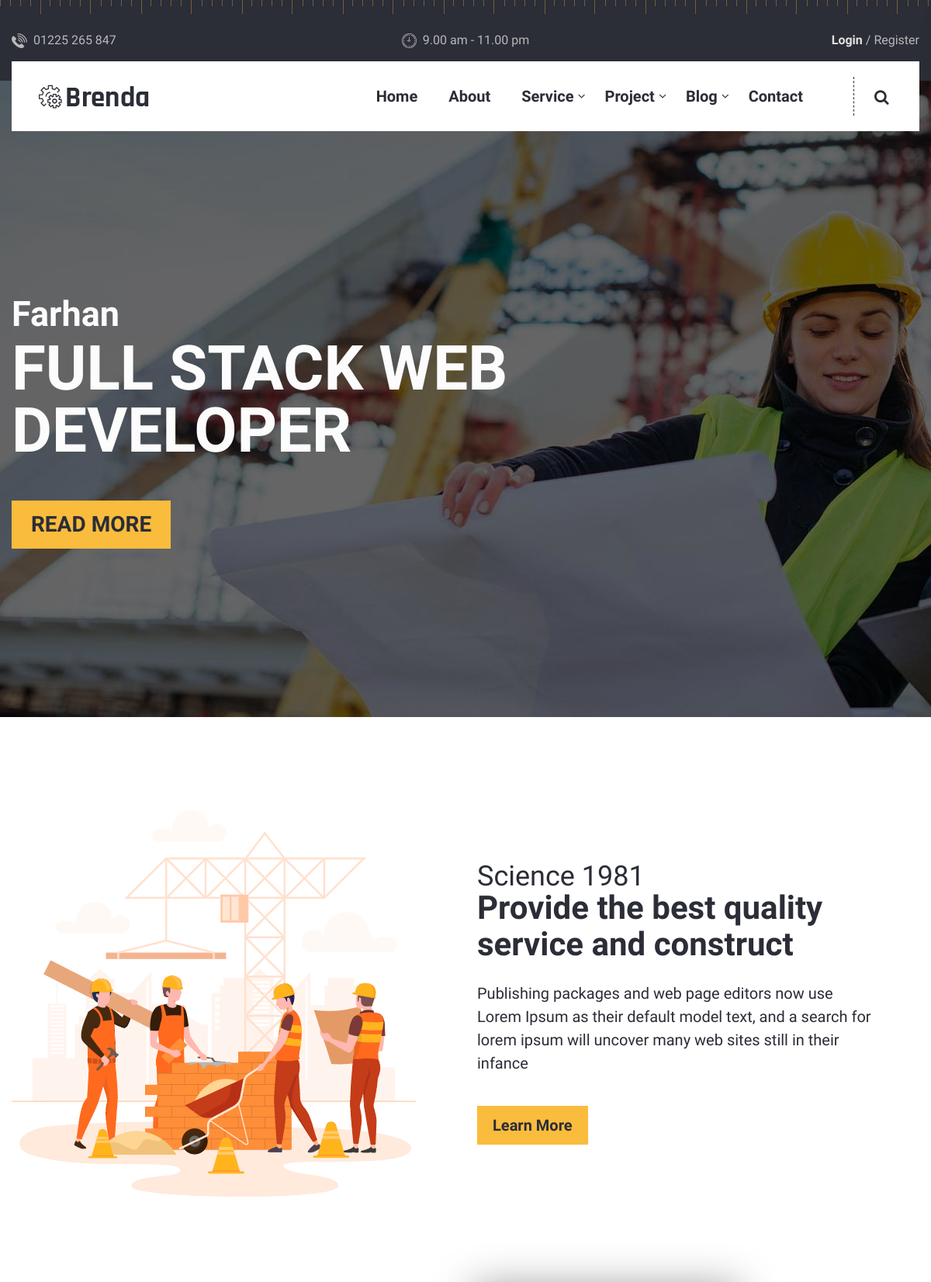
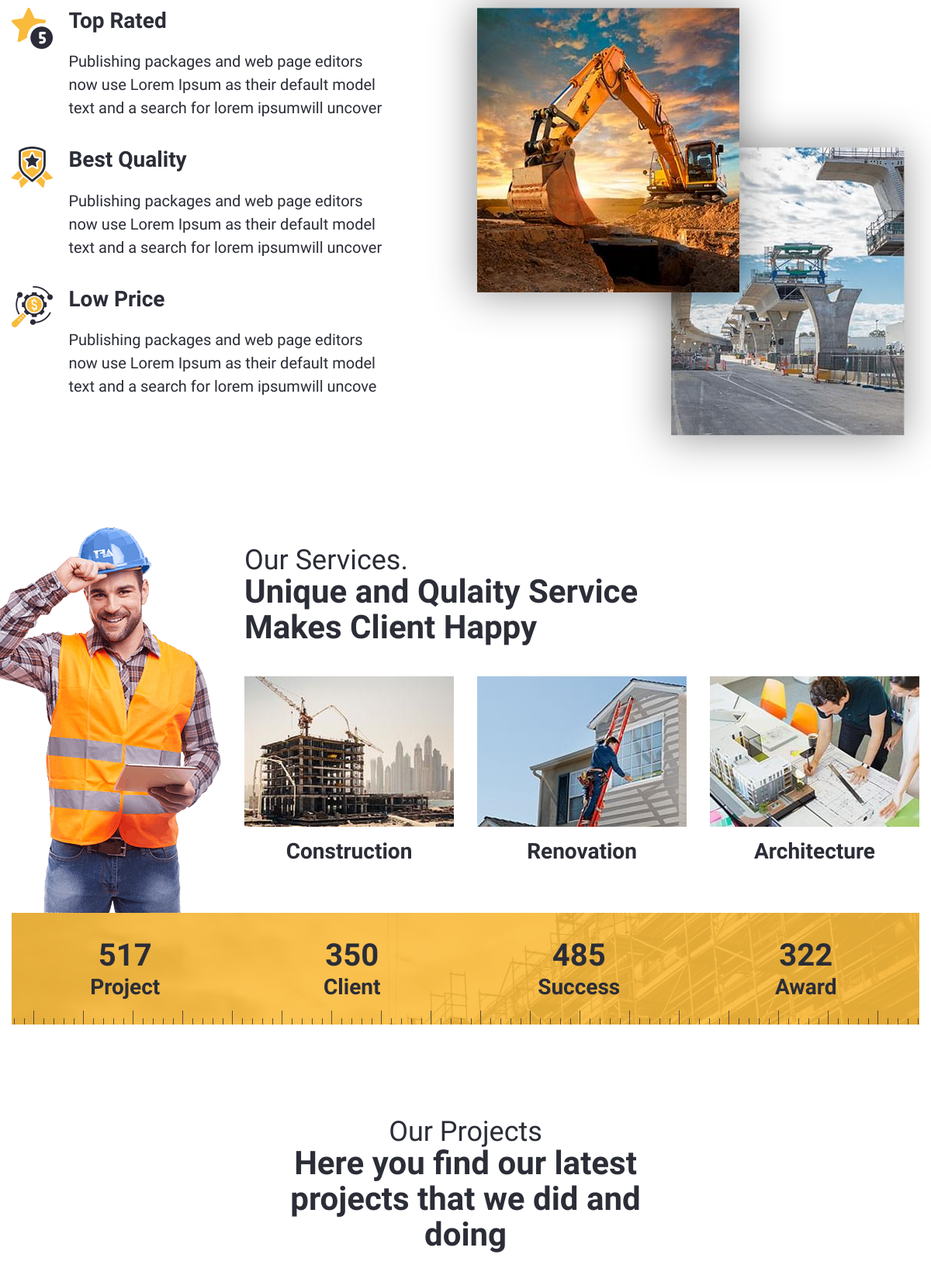
The page / (upper part) on the database its author committed (2 pictures, top to bottom).
### tables this page shows
CREATE TABLE `banner` (
  `ban_id` int(11) NOT NULL,
  `ban_title` varchar(200) NOT NULL,
  `ban_subtitle` varchar(250) NOT NULL,
  `ban_btnurl` varchar(200) NOT NULL,
  `ban_btntext` varchar(250) NOT NULL,
  `ban_img` varchar(100) NOT NULL
);

CREATE TABLE `about` (
  `about_id` int(11) NOT NULL,
  `about_title` varchar(100) NOT NULL,
  `about_subtitle` varchar(200) NOT NULL,
  `about_details` text NOT NULL,
  `about_button` varchar(100) NOT NULL,
  `about_button_link` varchar(50) NOT NULL
);

CREATE TABLE `about_feature` (
  `feat_id` int(11) NOT NULL,
  `feat_title` varchar(100) NOT NULL,
  `feat_details` text NOT NULL,
  `feat_img` varchar(60) NOT NULL
);

CREATE TABLE `service` (
  `ser_id` int(11) NOT NULL,
  `ser_title` varchar(100) NOT NULL,
  `ser_subtitle` varchar(200) NOT NULL
);

CREATE TABLE `service_details` (
  `serd_id` int(11) NOT NULL,
  `serd_name` varchar(100) NOT NULL,
  `serd_details` text NOT NULL,
  `serd_img` varchar(50) NOT NULL
);

CREATE TABLE `count_down` (
  `count_id` int(11) NOT NULL,
  `count_1st_name` varchar(10) NOT NULL,
  `count_2nd_name` varchar(10) NOT NULL,
  `count_3rd_name` varchar(10) NOT NULL,
  `count_4th_name` varchar(10) NOT NULL,
  `count_1st_value` varchar(20) NOT NULL,
  `count_2nd_value` varchar(20) NOT NULL,
  `count_3rd_value` varchar(20) NOT NULL,
  `count_4th_value` varchar(20) NOT NULL
);

CREATE TABLE `project_header` (
  `pro_id` int(11) NOT NULL,
  `pro_title` varchar(50) NOT NULL,
  `pro_subtitle` varchar(200) NOT NULL
);

### index.php (the view, shortened to what this page needs)
<?php
require_once("functions/function.php");
 ?>
    <div class="hero-slider-area space__bottom--r120">
        <div class="hero-slick-slider-wrapper">
          <?php
          $bsel="SELECT * FROM banner ORDER BY ban_id DESC LIMIT 0,2";
          $bQ=mysqli_query($conn,$bsel);
          while($banner=mysqli_fetch_assoc($bQ)){
           ?>
            <div class="single-hero-slider single-hero-slider--background single-hero-slider--overlay position-relative bg-img" data-bg="dashboard/uploads/<?=$banner['ban_img']?>">
                <div class="container">
                    <div class="row">
                        <div class="col-lg-12">
                            <div class="hero-slider-content hero-slider-content--extra-space">
                                <h3 class="hero-slider-content__subtitle"><?=$banner['ban_title']?></h3>
                                <h2 class="hero-slider-content__title space__bottom--50"><?=$banner['ban_subtitle']?></h2>
                                <a href="<?=$banner['ban_btnurl']?>" class="default-btn default-btn--hero-slider"><?=$banner['ban_btntext']?></a>
                            </div>
                        </div>
                    </div>
                </div>
            </div>
          <?php } ?>
        </div>
    </div>
    <div class="about-area space__bottom--r120 ">
      <?php
      $sela="SELECT * FROM about ORDER BY about_id ASC";
      $Qa=mysqli_query($conn,$sela);
      $about=mysqli_fetch_assoc($Qa);
       ?>
        <div class="container">
            <div class="row align-items-center row-25">
                <div class="col-md-6">
                    <div class="about-image space__bottom__lm--30">
                        <img src="assets/img/about/about-section-1.png" class="img-fluid" alt="">
                    </div>
                </div>
                <div class="col-md-6">
                    <div class="about-content">
                        <div class="section-title space__bottom--25">
                            <h3 class="section-title__sub"><?= $about['about_title'] ?></h3>
                            <h2 class="section-title__title"><?= $about['about_subtitle'] ?></h2>
                        </div>
                        <p class="about-content__text space__bottom--40"><?= $about['about_details'] ?></p>
                        <a href="<?= $about['about_button_link']?>" class="default-btn"><?= $about['about_button'] ?></a>
                    </div>
                </div>
            </div>
        </div>
    </div>
    <div class="feature-area space__bottom--r120">
        <div class="container">
            <div class="row">
                <div class="col-lg-6 order-2 order-lg-1">
                    <div class="feature-content-wrapper space__bottom--m35">
                      <?php
                      $self="SELECT * FROM about_feature ORDER BY feat_id ASC LIMIT 0,3";
                      $Qf=mysqli_query($conn,$self);
                      while($feat=mysqli_fetch_assoc($Qf)){
                       ?>
                        <div class="single-feature space__bottom--35">
                            <div class="single-feature__icon">
                                <img src="dashboard/uploads/<?=$feat['feat_img']?>" class="img-fluid" alt="">
                            </div>
                            <div class="single-feature__content">
                                <h4 class="single-feature__title"><?= $feat['feat_title'] ?></h4>
                                <p class="single-feature__text"><?= substr($feat['feat_details'],0,200) ?></p>
                            </div>
                        </div>
                      <?php } ?>
                    </div>
                </div>
                <div class="col-lg-6 space__bottom__md--40 space__bottom__lm--40 order-1 order-lg-2">
                    <div class="feature-content-image">
                        <img src="assets/img/feature/feature-banner-1.jpg" class="img-fluid" alt="">
                        <img src="assets/img/feature/feature-banner-2.jpg" class="img-fluid" alt="">
                    </div>
                </div>
            </div>
        </div>
    </div>
    <div class="service-area">
        <div class="container">
            <div class="row">
                <div class="col-xl-3 col-lg-5">
                    <div class="service-banner space__bottom__md--40 space__bottom__lm--40">
                        <img src="assets/img/service/service-man.png" class="float-none float-lg-right" alt="">
                    </div>
                </div>
                <div class="col-xl-9 col-lg-7 mt-0 mt-lg-4">
                    <?php
                    $selser="SELECT * FROM service ORDER BY ser_id";
                    $Qser=mysqli_query($conn,$selser);
                    $dataser=mysqli_fetch_assoc($Qser);
                     ?>
                    <div class="section-title space__bottom--40">
                        <h3 class="section-title__sub"><?=$dataser['ser_title']?></h3>
                        <h2 class="section-title__title"><?=$dataser['ser_subtitle']?></h2>
                    </div>
                    <div class="row service-slider-wrapper space__bottom__md--40 space__bottom__lm--40">
                      <?php
                      $selsd="SELECT * FROM service_details ORDER BY serd_id ASC";
                      $Qsd=mysqli_query($conn,$selsd);
                      while($datasd=mysqli_fetch_assoc($Qsd)){
                       ?>
                        <div class="col single-service text-center">
                            <div class="single-service__image space__bottom--15">
                                <a href="service.php"><img src="dashboard/uploads/<?=$datasd['serd_img']?>" class="img-fluid" alt=""></a>
                            </div>
                            <h4 class="single-service__content">
                                <a href="service.php"><?=$datasd['serd_name'] ?></a>
                            </h4>
                        </div>
                      <?php } ?>
                    </div>
                </div>
            </div>
        </div>
    </div>
    <div class="fun-fact-area space__bottom--r120">
        <div class="container">
            <div class="row">
                <div class="col-lg-12">
                    <div class="fun-fact-wrapper fun-fact-wrapper-bg bg-img" data-bg="assets/img/backgrounds/funfact-bg.jpg">
                        <div class="fun-fact-inner background-color--default-overlay background-repeat--x-bottom space__inner--y30 bg-img" data-bg="assets/img/icons/ruler-black.png">
                            <div class="fun-fact-content-wrapper">
                              <?php
                              $sel_cd="SELECT * FROM count_down ORDER BY count_id DESC";
                              $Q_cd=mysqli_query($conn,$sel_cd);
                              $count=mysqli_fetch_assoc($Q_cd);
                               ?>
                                <div class="single-fun-fact">
                                    <h3 class="single-fun-fact__number counter"><?=$count['count_1st_value']?></h3>
                                    <h4 class="single-fun-fact__text"><?=$count['count_1st_name']?></h4>
                                </div>
                                <div class="single-fun-fact">
                                    <h3 class="single-fun-fact__number counter"><?=$count['count_2nd_value']?></h3>
                                    <h4 class="single-fun-fact__text"><?=$count['count_2nd_name']?></h4>
                                </div>
                                <div class="single-fun-fact">
                                    <h3 class="single-fun-fact__number counter"><?=$count['count_3rd_value']?></h3>
                                    <h4 class="single-fun-fact__text"><?=$count['count_3rd_name']?></h4>
                                </div>
                                <div class="single-fun-fact">
                                    <h3 class="single-fun-fact__number counter"><?=$count['count_4th_value']?></h3>
                                    <h4 class="single-fun-fact__text"><?=$count['count_4th_name']?></h4>
                                </div>
                            </div>
                        </div>
                    </div>
                </div>
            </div>
        </div>
    </div>
    <div class="project-area space__bottom--r120">
        <div class="container">
            <div class="row">
                <div class="col-lg-12">
                    <div class="section-title text-center  space__bottom--40 mx-auto">
                      <?php
                      $sel_ph="SELECT * FROM project_header ORDER BY pro_id ASC";
                      $Q_ph=mysqli_query($conn,$sel_ph);
                      $pro_hdr=mysqli_fetch_assoc($Q_ph);
                       ?>
                        <h3 class="section-title__sub"><?=$pro_hdr['pro_title']?></h3>
                        <h2 class="section-title__title"><?=$pro_hdr['pro_subtitle']?></h2>
                    </div>
                </div>
            </div>
        </div>
    </div>

### rows shown on the page
banner: ban_title "Farhan", ban_subtitle "FULL STACK WEB DEVELOPER", ban_btntext "READ MORE"
about: about_title "Science 1981", about_subtitle "Provide the best quality service and construct", about_details "Publishing packages and web page editors now use Lorem Ipsum as their default model text, and a search for lorem ipsum will uncover many web sites still in their infance", about_button "Learn More"
about_feature: feat_img (picture), feat_title "Top Rated", feat_details "Publishing packages and web page editors now use Lorem Ipsum as their default model text and a search for lorem ipsumwill uncover"
about_feature: feat_img (picture), feat_title "Best Quality", feat_details "Publishing packages and web page editors now use Lorem Ipsum as their default model text and a search for lorem ipsumwill uncover"
about_feature: feat_img (picture), feat_title "Low Price", feat_details "Publishing packages and web page editors now use Lorem Ipsum as their default model text and a search for lorem ipsumwill uncove"
service: ser_title "Our Services.", ser_subtitle "Unique and Qulaity Service Makes Client Happy"
service_details: serd_img (picture), serd_name "Construction"
service_details: serd_img (picture), serd_name "Renovation"
service_details: serd_img (picture), serd_name "Architecture"
count_down: count_1st_value "517", count_1st_name "Project", count_2nd_value "350", count_2nd_name "Client", count_3rd_value "485", count_3rd_name "Success", count_4th_value "322", count_4th_name "Award"
project_header: pro_title "Our Projects", pro_subtitle "Here you find our latest projects that we did and doing"
